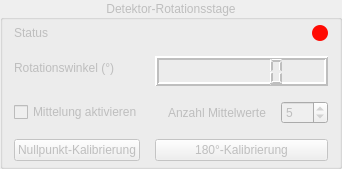
         <widget class="QGroupBox" name="gbDetectorStage">
          <property name="enabled">
           <bool>false</bool>
          </property>
          <property name="sizePolicy">
           <sizepolicy hsizetype="Expanding" vsizetype="Minimum">
            <horstretch>0</horstretch>
            <verstretch>0</verstretch>
           </sizepolicy>
          </property>
          <property name="minimumSize">
           <size>
            <width>0</width>
            <height>0</height>
           </size>
          </property>
          <property name="title">
           <string>Detektor-Rotationsstage</string>
          </property>
          <property name="alignment">
           <set>Qt::AlignmentFlag::AlignCenter</set>
          </property>
          <layout class="QFormLayout" name="formDetectorStage">
           <property name="sizeConstraint">
            <enum>QLayout::SizeConstraint::SetNoConstraint</enum>
           </property>
           <property name="fieldGrowthPolicy">
            <enum>QFormLayout::FieldGrowthPolicy::AllNonFixedFieldsGrow</enum>
           </property>
           <property name="labelAlignment">
            <set>Qt::AlignmentFlag::AlignLeading|Qt::AlignmentFlag::AlignLeft|Qt::AlignmentFlag::AlignVCenter</set>
           </property>
           <property name="horizontalSpacing">
            <number>15</number>
           </property>
           <property name="verticalSpacing">
            <number>15</number>
           </property>
           <property name="topMargin">
            <number>5</number>
           </property>
           <property name="bottomMargin">
            <number>5</number>
           </property>
           <item row="0" column="0">
            <widget class="QLabel" name="lblDetectorStageStatus">
             <property name="sizePolicy">
              <sizepolicy hsizetype="Expanding" vsizetype="Minimum">
               <horstretch>0</horstretch>
               <verstretch>0</verstretch>
              </sizepolicy>
             </property>
             <property name="text">
              <string>Status</string>
             </property>
             <property name="alignment">
              <set>Qt::AlignmentFlag::AlignLeading|Qt::AlignmentFlag::AlignLeft|Qt::AlignmentFlag::AlignVCenter</set>
             </property>
            </widget>
           </item>
           <item row="0" column="1">
            <layout class="QHBoxLayout" name="hlDetectorStageStatus">
             <item>
              <widget class="QLabel" name="lblDetectorStageStatusValue">
               <property name="sizePolicy">
                <sizepolicy hsizetype="Expanding" vsizetype="Fixed">
                 <horstretch>0</horstretch>
                 <verstretch>0</verstretch>
                </sizepolicy>
               </property>
               <property name="minimumSize">
                <size>
                 <width>0</width>
                 <height>16</height>
                </size>
               </property>
               <property name="font">
                <font>
                 <pointsize>13</pointsize>
                </font>
               </property>
               <property name="text">
                <string/>
               </property>
               <property name="alignment">
                <set>Qt::AlignmentFlag::AlignRight|Qt::AlignmentFlag::AlignTrailing|Qt::AlignmentFlag::AlignVCenter</set>
               </property>
              </widget>
             </item>
             <item>
              <widget class="QLabel" name="ledDetectorStageStatus">
               <property name="sizePolicy">
                <sizepolicy hsizetype="Fixed" vsizetype="Fixed">
                 <horstretch>0</horstretch>
                 <verstretch>0</verstretch>
                </sizepolicy>
               </property>
               <property name="minimumSize">
                <size>
                 <width>16</width>
                 <height>16</height>
                </size>
               </property>
               <property name="maximumSize">
                <size>
                 <width>16</width>
                 <height>16</height>
                </size>
               </property>
               <property name="styleSheet">
                <string notr="true">background-color: rgb(255, 11, 3); border: 0px; padding: 3px; border-radius: 8px</string>
               </property>
               <property name="text">
                <string/>
               </property>
              </widget>
             </item>
            </layout>
           </item>
           <item row="1" column="0">
            <widget class="QLabel" name="lblDetectorStageAngle">
             <property name="sizePolicy">
              <sizepolicy hsizetype="Preferred" vsizetype="Minimum">
               <horstretch>0</horstretch>
               <verstretch>0</verstretch>
              </sizepolicy>
             </property>
             <property name="text">
              <string>Rotationswinkel (°)</string>
             </property>
            </widget>
           </item>
           <item row="1" column="1">
            <widget class="QLCDNumber" name="lcdDetectorStageAngle_2">
             <property name="sizePolicy">
              <sizepolicy hsizetype="MinimumExpanding" vsizetype="Fixed">
               <horstretch>0</horstretch>
               <verstretch>0</verstretch>
              </sizepolicy>
             </property>
             <property name="minimumSize">
              <size>
               <width>0</width>
               <height>30</height>
              </size>
             </property>
             <property name="lineWidth">
              <number>2</number>
             </property>
             <property name="digitCount">
              <number>6</number>
             </property>
             <property name="segmentStyle">
              <enum>QLCDNumber::SegmentStyle::Filled</enum>
             </property>
            </widget>
           </item>
           <item row="2" column="0" colspan="2">
            <layout class="QHBoxLayout" name="horizontalLayout_6" stretch="0,0,0,1">
             <property name="rightMargin">
              <number>0</number>
             </property>
             <property name="bottomMargin">
              <number>0</number>
             </property>
             <item>
              <widget class="QCheckBox" name="cbDetectorAverageOn">
               <property name="toolTip">
                <string>&lt;html&gt;&lt;head/&gt;&lt;body&gt;&lt;p&gt;Aktiviert die kontinuierliche Mittelung der Detektor-Rotationsstage Winkel-Messwerte&lt;/p&gt;&lt;/body&gt;&lt;/html&gt;</string>
               </property>
               <property name="text">
                <string>Mittelung aktivieren</string>
               </property>
              </widget>
             </item>
             <item>
              <spacer name="horizontalSpacer_2">
               <property name="orientation">
                <enum>Qt::Orientation::Horizontal</enum>
               </property>
               <property name="sizeType">
                <enum>QSizePolicy::Policy::Fixed</enum>
               </property>
               <property name="sizeHint" stdset="0">
                <size>
                 <width>10</width>
                 <height>20</height>
                </size>
               </property>
              </spacer>
             </item>
             <item>
              <widget class="QLabel" name="lblDetectorAverages">
               <property name="sizePolicy">
                <sizepolicy hsizetype="Preferred" vsizetype="Minimum">
                 <horstretch>0</horstretch>
                 <verstretch>0</verstretch>
                </sizepolicy>
               </property>
               <property name="text">
                <string>Anzahl Mittelwerte</string>
               </property>
              </widget>
             </item>
             <item>
              <widget class="QSpinBox" name="spbDetectorAverages">
               <property name="toolTip">
                <string>Anzahl der Messwerte für die gleitende Mittelung (2–100)</string>
               </property>
               <property name="minimum">
                <number>2</number>
               </property>
               <property name="maximum">
                <number>100</number>
               </property>
               <property name="value">
                <number>5</number>
               </property>
              </widget>
             </item>
            </layout>
           </item>
           <item row="3" column="0">
            <widget class="QPushButton" name="btnDetectorStageZero">
             <property name="sizePolicy">
              <sizepolicy hsizetype="Minimum" vsizetype="Minimum">
               <horstretch>0</horstretch>
               <verstretch>0</verstretch>
              </sizepolicy>
             </property>
             <property name="minimumSize">
              <size>
               <width>0</width>
               <height>0</height>
              </size>
             </property>
             <property name="toolTip">
              <string>Aktuellen Winkel als Nullpunkt (0°) setzen (Encoder B)</string>
             </property>
             <property name="text">
              <string>Nullpunkt-Kalibrierung</string>
             </property>
            </widget>
           </item>
           <item row="3" column="1">
            <widget class="QPushButton" name="btnDetectorStage180">
             <property name="sizePolicy">
              <sizepolicy hsizetype="Minimum" vsizetype="Minimum">
               <horstretch>0</horstretch>
               <verstretch>0</verstretch>
              </sizepolicy>
             </property>
             <property name="minimumSize">
              <size>
               <width>0</width>
               <height>0</height>
              </size>
             </property>
             <property name="toolTip">
              <string>&lt;html&gt;&lt;head/&gt;&lt;body&gt;&lt;p&gt;Aktuellen Winkel als halbe Rotation (180°) setzen (Encoder B)&lt;/p&gt;&lt;/body&gt;&lt;/html&gt;</string>
             </property>
             <property name="text">
              <string>180°-Kalibrierung</string>
             </property>
            </widget>
           </item>
          </layout>
         </widget>
